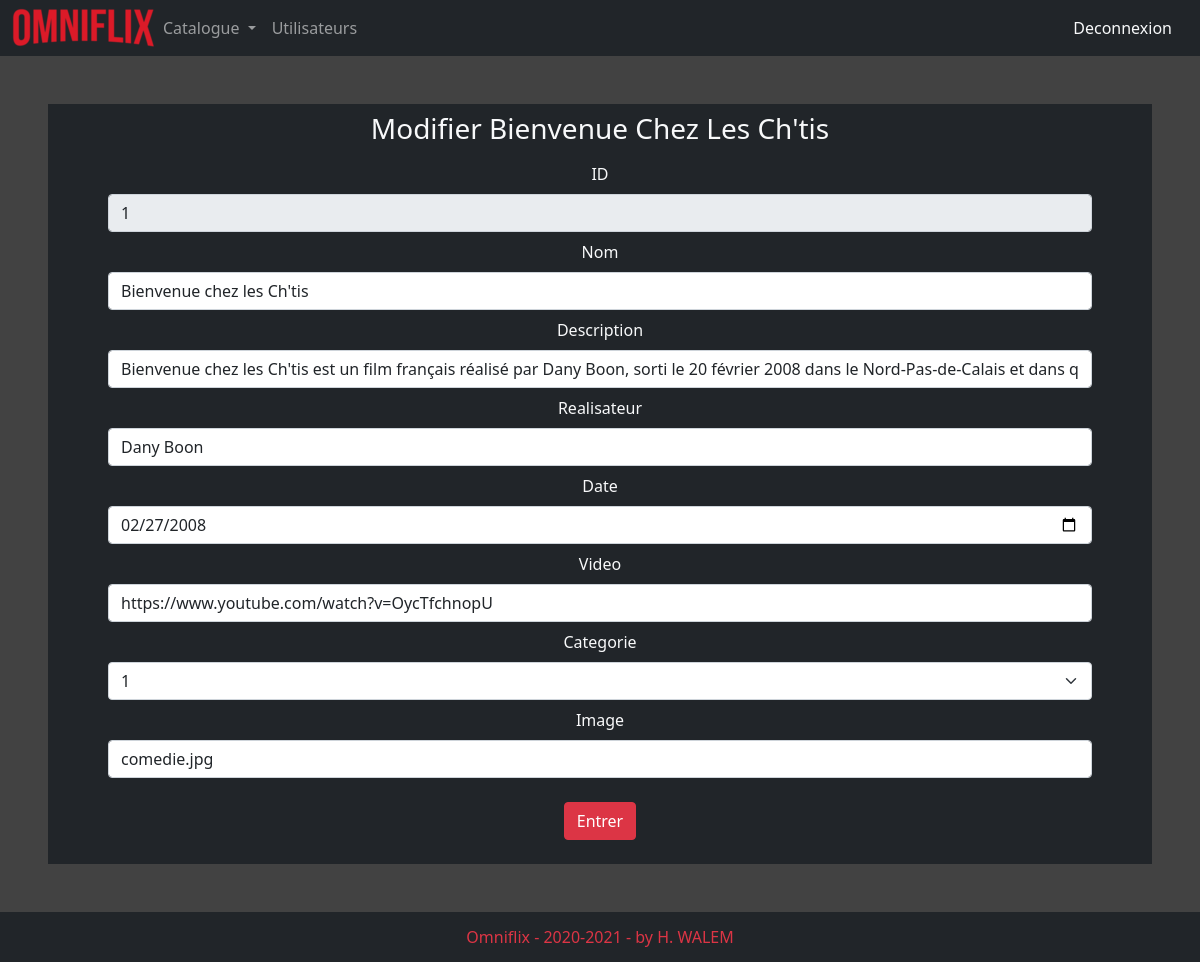
The app's page /admin/index.php?page=edit_film.php&id_film=1 (signed in), older data.
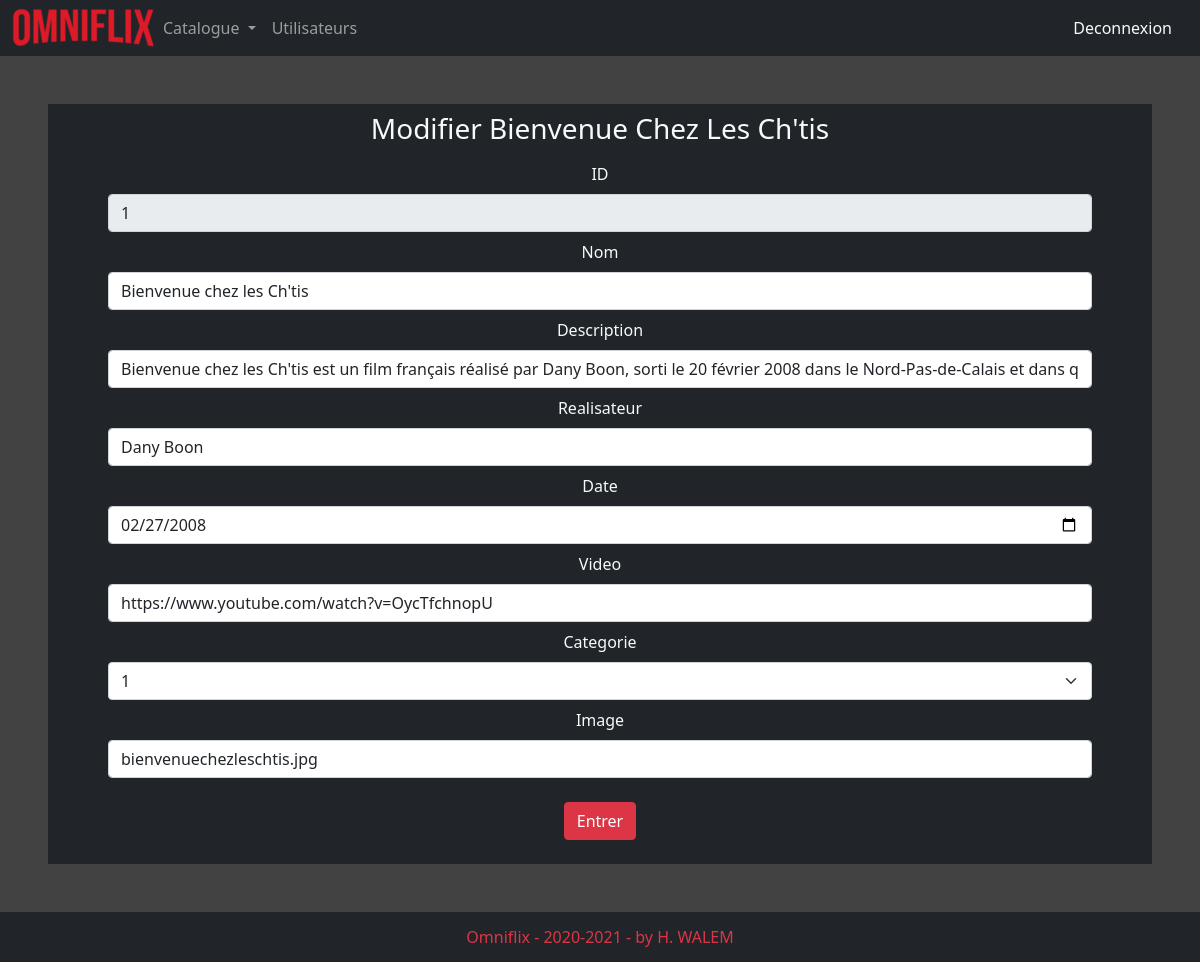
The same page, newer data.
### tables this page shows
CREATE TABLE film (
    id_film integer NOT NULL,
    nom text NOT NULL,
    description text NOT NULL,
    realisateur text NOT NULL,
    date date NOT NULL,
    categorie integer NOT NULL,
    image text,
    video text
);

### admin/lib/php/classes/FilmBD.class.php (called while the page is built, shortened)
<?php
class FilmBD extends Film
{
    private $_db;
    public function __construct($cnx)
    {
        $this->_db = $cnx;
    }
    public function getFilmById($id_film)
    {
        try {
            $query = "select * from film where id_film = :id_film";
            $_resultset = $this->_db->prepare($query);
            $_resultset->bindValue(':id_film', $id_film);
            $_resultset->execute();
            while ($d = $_resultset->fetch()) {
                $_data[] = new Film($d);
            }
        } catch (PDOException $e) {
            print "Echec de la requête" . $e->getMessage();
        }
        return $_data;
    }
}

### admin/lib/php/classes/CategorieBD.class.php (called while the page is built, shortened)
<?php
class CategorieBD extends Categorie
{
    private $_db;
    public function __construct($cnx)
    {
        $this->_db = $cnx;
    }
    public function getCategorie()
    {
        $query = "select * from categorie";
        $_resultset = $this->_db->prepare($query);
        $_resultset->execute();
        while ($d = $_resultset->fetch()) {
            $_data[] = new Categorie($d);
        }
        return $_data;
    }
}

### admin/lib/php/classes/Film.class.php (called while the page is built, shortened)
<?php
class Film{
    private $_attributs = array();
    public function __get($champ){
        if(isset($this->_attributs[$champ])){
            return $this->_attributs[$champ];
        }
    }
    public function __set($champ, $valeur){
        $this->_attributs[$champ] = $valeur;
    }
}

### admin/pages/edit_film.php (the view, shortened to what this page needs)
<?php
$categorie = new CategorieBD($cnx);
$liste_cat = $categorie->getCategorie();
?>
    <?php
    if (isset($_SESSION['admin'])) {
        if (isset($_GET['id_film'])) {
            $film = new FilmBD($cnx);
            $liste_film = $film->getFilmById($_GET['id_film']);
        }
    }
        ?>
<div class="d-flex justify-content-around text-light">
    <form class="bg-dark text-light container px-5 mx-5" action="<?php print $_SERVER['PHP_SELF']; ?>" method="get">
        <h3 class="mt-2 maj">Modifier <?php print $liste_film[0]->nom; ?></h3>
        <div class="container">
            <label for="nom" class="form-label mt-2">ID</label>
            <input type="text" placeholder="ID" readonly value="<?php print $liste_film[0]->id_film; ?>"
                   class="form-control" id="id" name="id_film">
        </div>
        <div class="container">
            <label for="nom" class="form-label mt-2">Nom</label>
            <input type="text" placeholder="Nom" class="form-control" id="nom" name="nom"
                   value="<?php print $liste_film[0]->nom; ?>">
        </div>
        <div class="container">
            <label for="description" class="form-label mt-2">Description</label>
            <input type="text" placeholder="Description" class="form-control" id="description" name="description"
                   value="<?php print $liste_film[0]->description; ?>">
        </div>
        <div class="container">
            <label for="realisateur" class="form-label mt-2">Realisateur</label>
            <input type="text" value="<?php print $liste_film[0]->realisateur; ?>" placeholder="Realisateur"
                   class="form-control" id="realisateur" name="realisateur">
        </div>
        <div class="container">
            <label for="date" class="form-label mt-2">Date</label>
            <input type="date" placeholder="Date" class="form-control" id="date" name="date"
                   value="<?php print $liste_film[0]->date; ?>">
        </div>
        <div class="container">
            <label for="video" class="form-label mt-2">Video</label>
            <input type="video" placeholder="Video" value="<?php print $liste_film[0]->video; ?>" class="form-control"
                   id="video" name="video">
        </div>
        <div class="container">
            <label for="categorie" class="form-label mt-2">Categorie</label>
            <select id="categorie" name="categorie" class="form-select">
                <option value="<?php print $liste_film[0]->categorie; ?>"><?php print $liste_film[0]->categorie; ?></option>
            </select>
        </div>
        <div class="container">
            <label for="image" class="form-label mt-2">Image</label>
            <input type="text" value="<?php print $liste_film[0]->image; ?>" placeholder="Image" class="form-control"
                   id="image" name="image">
        </div>
        <div class="container">
            <button type="submit" class="btn btn-danger mb-4 mt-4" id="entrer" name="entrer">Entrer</button>
        </div>
    </form>
</div>

Row changes from the older to the newer data that the page shows:
changed film "Bienvenue Chez Les Ch'tis": image "comedie.jpg" → "bienvenuechezleschtis.jpg"
